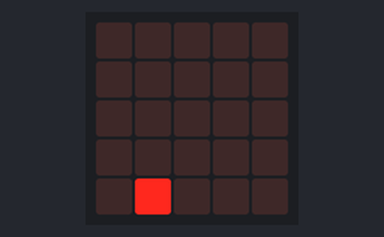
A program run on a simulated BBC micro:bit (MakeCode). On the bench: the board's 5×5 LED display. Random numbers come from a fixed seed.

Above: at 0.18 s.
At 5.13 s:
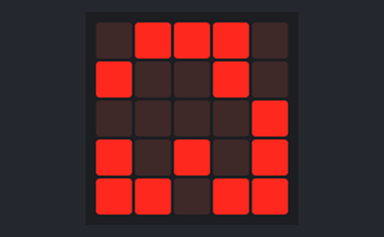
At 10.07 s:
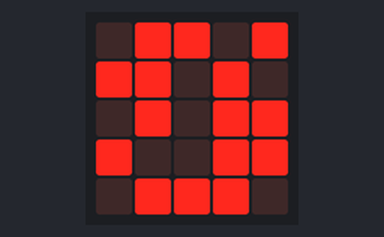
At 19.96 s:
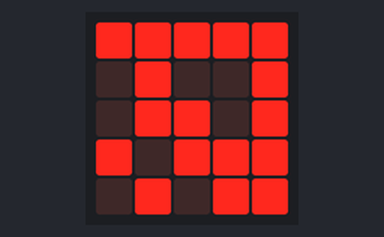
At 29.85 s:
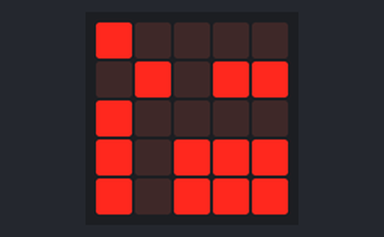
At 39.74 s:
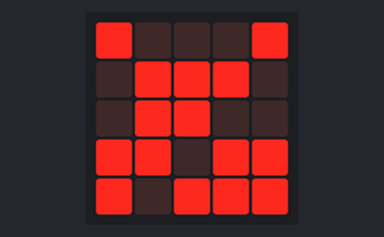

The program:

main.ts
```typescript
let row = 0
let col = 0
let rychlost_zmeny_jasu = 100
basic.forever(function () {
    col = randint(0, 4)
    row = randint(0, 4)
    if (led.pointBrightness(col, row) == 0) {
        for (let jas = 0; jas <= 255; jas++) {
            led.plotBrightness(col, row, jas)
            control.waitMicros(rychlost_zmeny_jasu)
        }
    } else {
        for (let jas = 0; jas <= 255; jas++) {
            led.plotBrightness(col, row, 255 - jas)
            control.waitMicros(rychlost_zmeny_jasu)
        }
    }
})
```

test.ts
```typescript
// Tady jsou testy. Při použití tohoto balíčku jako rozšíření nebude zkompilováno.
```
